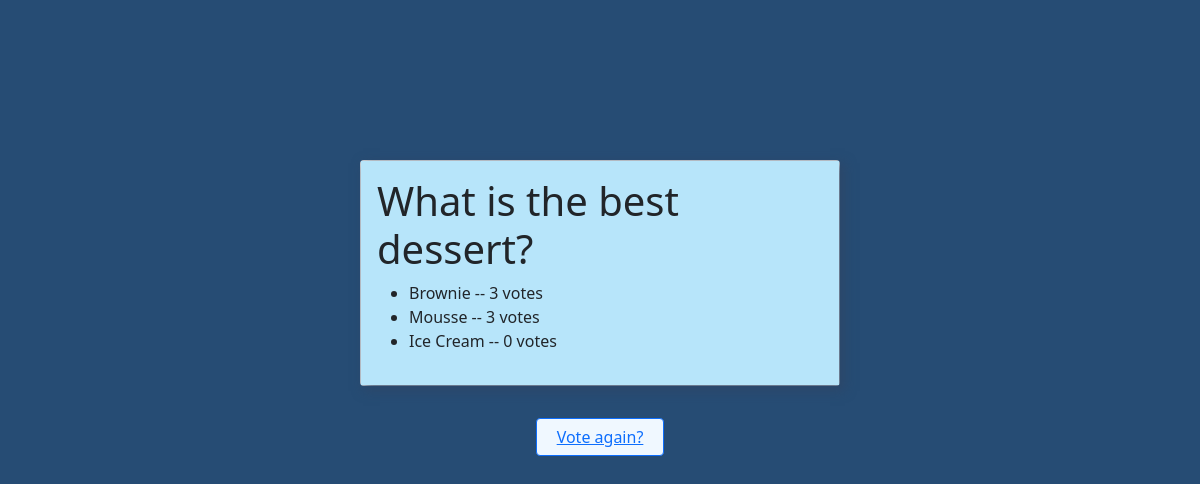
Page /polls/6/results/ on the committed database.
### polls/models.py (models this page shows, shortened)
class Question(models.Model):
    question_text = models.CharField(max_length=200)
    pub_date = models.DateTimeField('date published')

class Choice(models.Model):
    question = models.ForeignKey(Question, on_delete=models.CASCADE)
    choice_text = models.CharField(max_length=200)
    votes = models.IntegerField(default=0)

### polls/views.py (the view)
# urls.py: path('<int:pk>/results/', views.ResultsView.as_view(), name='results'),
class ResultsView(generic.DetailView):
    model = Question
    template_name = 'polls/results.html'

### polls/templates/polls/results.html (shortened to what this page needs)
<head>
    <link href="https://cdn.jsdelivr.net/npm/bootstrap@5.0.2/dist/css/bootstrap.min.css" rel="stylesheet">
</head>
<body>
    <div class="card" style="width: 30rem; display: block;
    margin-left: auto;
    margin-right: auto; margin-top: 10rem; margin-bottom: 2rem;">
        <div class="card-body" style="background-color: rgb(183, 229, 250); box-shadow: 4px 4px 10px 2px rgba(46, 70, 103, 0.77);">
<h1>{{ question.question_text }}</h1>
<ul>
{% for choice in question.choice_set.all %}
    <li>{{ choice.choice_text }} -- {{ choice.votes }} vote{{ choice.votes|pluralize }}</li>
{% endfor %}
</ul>
</div>
</div>
<div class="btn btn-outline-primary" style="background-color: aliceblue; display: block;
margin-left: auto;
margin-right: auto; width: 8rem;" >
<a href="{% url 'polls:detail' question.id %}">Vote again?</a>
</div>
</body>

### polls/templates/polls/results.html (style rules this page uses)
body { background-color:rgb(38, 76, 116); }

### rows in the picture
Question: question_text "What is the best dessert?"
Choice: choice_text "Brownie", votes "3"
Choice: choice_text "Mousse", votes "3"
Choice: choice_text "Ice Cream", votes "0"
